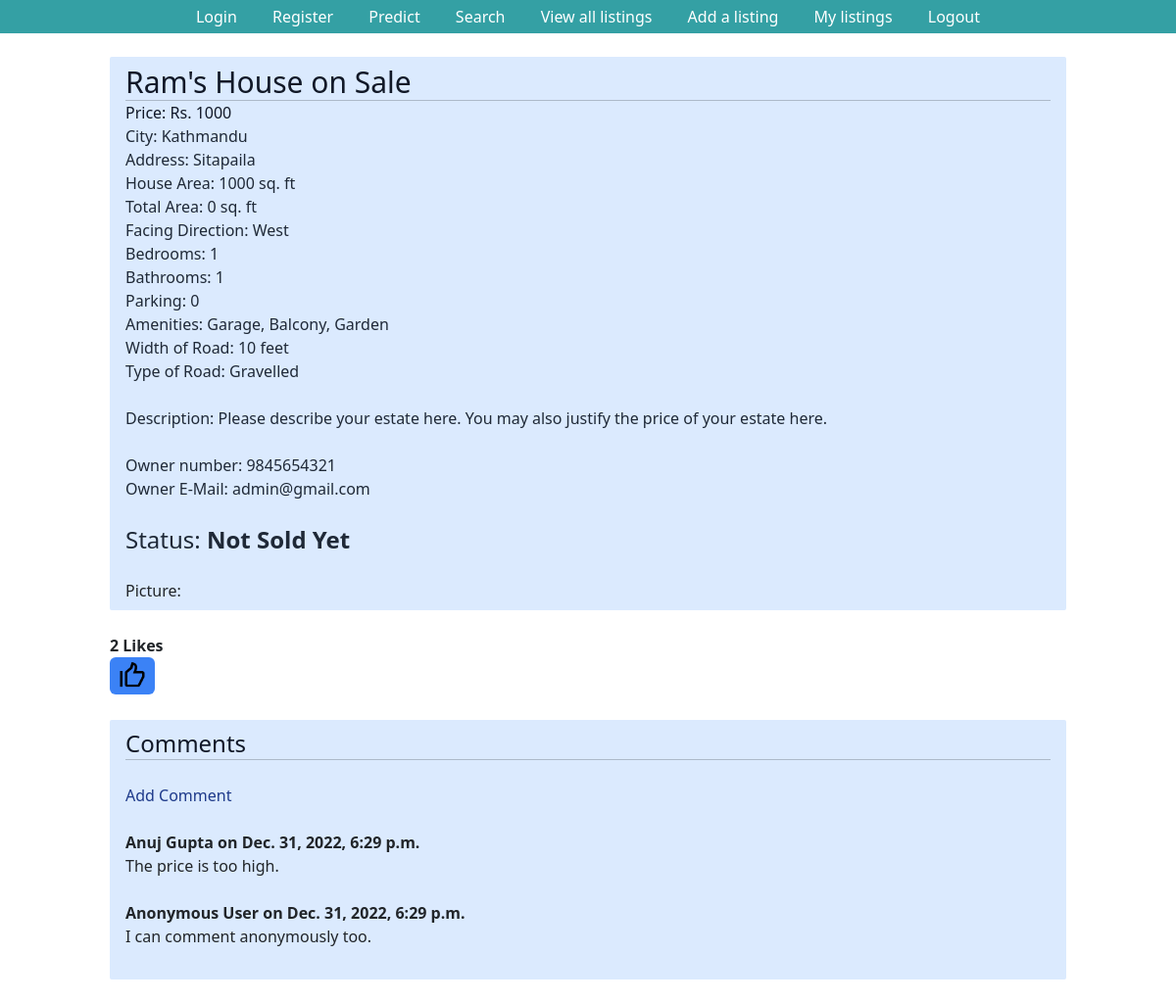
/listings/4/ (signed in), run on an earlier commit of the app's database.
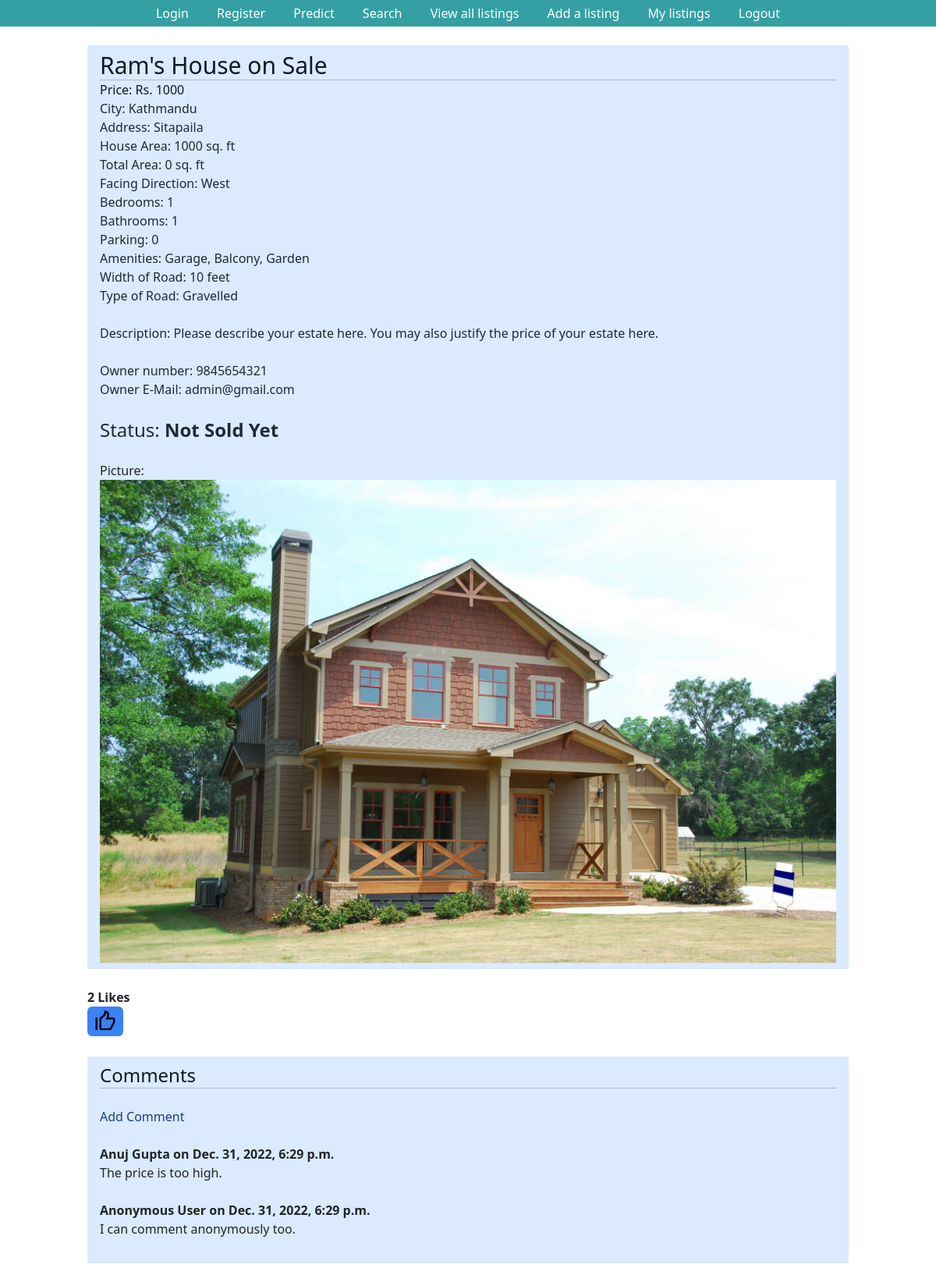
And on a later commit of the database.
### listings/models.py (models this page shows, shortened)
class Listing(models.Model):
    Title = models.CharField(max_length=30, default='House on Sale')
    Location = models.CharField(max_length=30, default='Kalanki')
    City = models.CharField(max_length=30, default='Kathmandu')
    Price = models.IntegerField(default=9999999)
    Bedroom = models.IntegerField(default=1)
    Bathroom = models.IntegerField(default=1)
    Floors = models.IntegerField(default=1)
    Parking = models.IntegerField(default=1)
    Face = models.CharField(max_length=30, default="East")
    Area = models.IntegerField(default=100)
    Road_Width = models.IntegerField(default=0)
    Road_Type = models.CharField(max_length=30, default="Concrete")
    Build_Area = models.IntegerField(default=100)
    Amenities = models.CharField(max_length=30, default="Bathroom")
    Contact_number = models.IntegerField(default=9845654321)
    Contact_mail = models.EmailField(max_length=30, default='admin@gmail.com')
    Image = models.ImageField(max_length = 254)
    user = models.ForeignKey(User, on_delete=models.SET_NULL,null=True)
    is_sold = models.BooleanField(default=False)
    Description = models.CharField(max_length=1000, default="Please describe your estate here. You may also justify the price of your estate here.")
    likes = models.ManyToManyField(User, related_name='estate')

### listings/views.py (the view)
# urls.py: path('listings/<pk>/', listing_retrieve, name='listing_retrieve'),
@login_required
def listing_retrieve(request,pk):
    listing= Listing.objects.get(id=pk)
    context={
        "listing":listing
    }
    return render(request,"listing.html",context)

### templates/listing.html (shortened to what this page needs)
{% extends "base.html" %}
{% block content %}
<div class="px-3 py-2 bg-blue-100 rounded-sm">
    <h3 class="text-3xl text-gray-900">{{ listing.Title }}</h3><hr>
    <p class="text-gray-900">Price: Rs. {{listing.Price}}</p>
    <p class="text-gray-800">City: {{listing.City}}</p>
        {% if request.user.is_authenticated %}
        <p class="text-gray-800">Address: {{listing.Location}}</p>
        <p class="text-gray-800">House Area: {{listing.Area}} sq. ft</p>
        <p class="text-gray-800">Total Area: {{listing.Build_Area}} sq. ft</p>
        <p class="text-gray-800">Facing Direction: {{listing.Face}}</p>
        <p class="text-gray-800">Bedrooms: {{listing.Bedroom}}</p>
        <p class="text-gray-800">Bathrooms: {{listing.Bathroom}}</p>
        <p class="text-gray-800">Parking: {{listing.Parking}}</p>
        <p class="text-gray-800">Amenities: {{listing.Amenities}}</p>
        <p class="text-gray-800">Width of Road: {{listing.Road_Width}} feet</p>
        <p class="text-gray-800">Type of Road: {{listing.Road_Type}}</p>
        <br><p class="text-gray-800">Description: {{listing.Description}}</p><br>
        <p class="text-gray-800">Owner number: {{listing.Contact_number}}</p>
        <p class="text-gray-800">Owner E-Mail: {{listing.Contact_mail}}</p><br>
        {% endif %}
    <h1 class="text-2xl text-gray-800">Status: <strong>{{listing.is_sold|yesno:"Sold, Not Sold Yet"}}</strong></h1><br>
    <p>Picture: <br><img src="{{ listing.Image.url }}" alt=""></p>
</div><br>
<form action="{% url 'like_estate' listing.pk %}" method="post">
    <strong>  {{ listing.likes.count }} Likes</strong><br>
    <button type="submit", name="listing_id", value="{{ listing.id }}", class="bg-blue-500 hover:bg-blue-700 text-white font-bold py-1 px-2 rounded">
        <img src="\media\facebook-like.png" width="30" height="30" border="0" />
    </button>
</form>
<br>
<div class="px-3 py-2 bg-blue-100 rounded-sm">
    {% if not listing.comments.all %}
        <h3 class="text-2xl text-gray-900">No comments yet. Be the first to add one.
            <a href="{% url 'add_comment' listing.pk %}" class="text-blue-900">Add Comment</a></h3>
    {% else %}
        <h3 class="text-2xl text-gray-900">Comments</h3><hr><br>
        <a href="{% url 'add_comment' listing.pk %}" class="text-blue-900">Add Comment</a><br><br>
        {% for comment in listing.comments.all %}
            <strong>
                {{ comment.name }} on {{ comment.date_added }}
            </strong><br>
            {{ comment.body }}
            <br><br>
        {% endfor %}
    {% endif %}
</div>
{% endblock content %}

What changed in the data, as far as the page shows it:
changed Listing "Ram's House on Sale": Image: picture added
